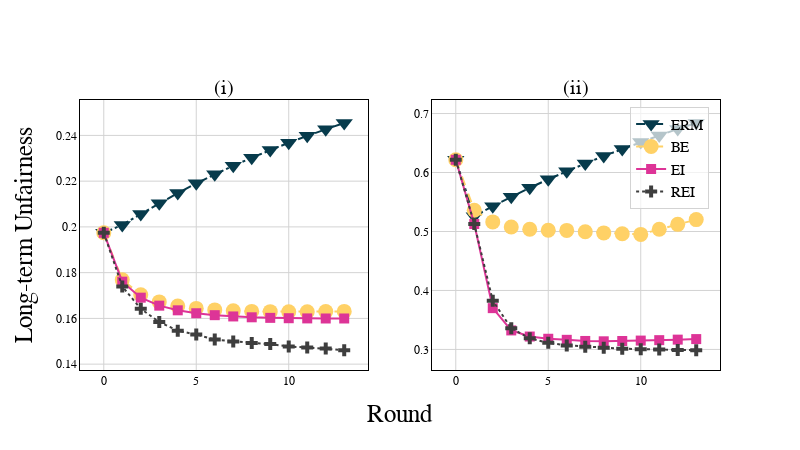

This figure's notebook cell:
### Code cell
colors = [
    '#073B4C',
    '#FFD166',
    '#06D6A0',
    '#118AB2',
    '#DD3497',
    '#3e3e3e',
    '#AE017E',
    '#7A0177',
    '#49006A',
]

fig = make_subplots(rows=1, cols=2, subplot_titles=['(i)', '(ii)'], x_title='Round', y_title='Long-term Unfairness', )
n = 14
fig.add_traces([
    go.Scatter(y=true_df1[:n]['wd'], name='ERM', marker=dict(color=colors[0], symbol='triangle-down', size=15), line=dict(dash='dashdot'), showlegend=False), 
    go.Scatter(y=be_df1[:n]['wd'], name='BE', marker=dict(color=colors[1], symbol='circle', size=15), line=dict(dash='dash'), showlegend=False), 
    go.Scatter(y=ei_df1[:n]['wd'], name='EI', marker=dict(color=colors[4], symbol='square', size=10), line=dict(dash='solid'), showlegend=False), 
    go.Scatter(y=rei_df1[:n]['wd'], name='REI', marker=dict(color=colors[5], symbol='cross', size=10), line=dict(dash='dot'), showlegend=False), 
    
    go.Scatter(y=true_df2[:n]['wd'], name='ERM', marker=dict(color=colors[0], symbol='triangle-down', size=15), line=dict(dash='dashdot')), 
    go.Scatter(y=be_df2[:n]['wd'], name='BE', marker=dict(color=colors[1], symbol='circle', size=15), line=dict(dash='dash')), 
    go.Scatter(y=ei_df2[:n]['wd'], name='EI', marker=dict(color=colors[4], symbol='square', size=10), line=dict(dash='solid')), 
    go.Scatter(y=rei_df2[:n]['wd'], name='REI', marker=dict(color=colors[5], symbol='cross', size=10), line=dict(dash='dot')), 
    ],
    rows=[1,1,1,1,1,1,1,1], 
    cols=[1,1,1,1,2,2,2,2]
)

fig.update_layout(
        width = 800,
        height = 450,
        plot_bgcolor='white',
        paper_bgcolor='white',
        font=dict(
            family='Times New Roman', 
            color='black'
            ),
        legend=dict(
            x=0.983, 
            y=0.975, 
            xanchor='right',
            font=dict(size=15), 
            bgcolor='rgba(255, 255, 255, 0.7)',
            bordercolor='lightgrey',
            borderwidth=1,
            entrywidth=0.1,
            entrywidthmode='pixels',
            ),
        )
    
fig.update_xaxes(
    title=dict(
        font=dict(size=25)
        ), 
    showline=True, 
    mirror=True,
    linecolor='black', 
    gridcolor='lightgrey', 
    zerolinewidth=1,
    zerolinecolor='lightgrey',
    )

fig.update_yaxes(
    title=dict(
        font=dict(size=25), 
        ), 
    showline=True, 
    mirror=True,
    linecolor='black', 
    gridcolor='lightgrey',
    zerolinewidth=1,
    zerolinecolor='lightgrey',
    )

fig.layout.annotations[-4]['font'] = dict(size=20)
fig.layout.annotations[-3]['font'] = dict(size=20)
fig.layout.annotations[-2]['font'] = dict(size=25)
fig.layout.annotations[-1]['font'] = dict(size=25)

fig.show()

### Figure 1 — Plotly figure (JSON) as saved in the notebook; plotly's stock layout.template omitted (floating-point values rounded to 4 significant figures)
{"data": [{"line": {"dash": "dashdot"}, "marker": {"color": "#073B4C", "size": 15, "symbol": "triangle-down"}, "name": "ERM", "showlegend": false, "type": "scatter", "xaxis": "x", "y": [0.1974, 0.2009, 0.2056, 0.2103, 0.2148, 0.219, 0.223, 0.2267, 0.2302, 0.2336, 0.2368, 0.2398, 0.2427, 0.2455], "yaxis": "y"}, {"line": {"dash": "dash"}, "marker": {"color": "#FFD166", "size": 15, "symbol": "circle"}, "name": "BE", "showlegend": false, "type": "scatter", "xaxis": "x", "y": [0.1974, 0.1768, 0.1704, 0.1672, 0.1654, 0.1644, 0.1637, 0.1633, 0.1631, 0.1629, 0.1629, 0.1629, 0.163, 0.1631], "yaxis": "y"}, {"line": {"dash": "solid"}, "marker": {"color": "#DD3497", "size": 10, "symbol": "square"}, "name": "EI", "showlegend": false, "type": "scatter", "xaxis": "x", "y": [0.1974, 0.1761, 0.1691, 0.1656, 0.1635, 0.1623, 0.1614, 0.1609, 0.1605, 0.1602, 0.1601, 0.16, 0.16, 0.16], "yaxis": "y"}, {"line": {"dash": "dot"}, "marker": {"color": "#3e3e3e", "size": 10, "symbol": "cross"}, "name": "REI", "showlegend": false, "type": "scatter", "xaxis": "x", "y": [0.1974, 0.174, 0.1642, 0.1584, 0.1546, 0.1529, 0.1508, 0.1499, 0.1493, 0.1488, 0.1477, 0.1473, 0.1468, 0.1461], "yaxis": "y"}, {"line": {"dash": "dashdot"}, "marker": {"color": "#073B4C", "size": 15, "symbol": "triangle-down"}, "name": "ERM", "type": "scatter", "xaxis": "x2", "y": [0.6215, 0.5259, 0.5427, 0.5588, 0.5741, 0.5885, 0.6022, 0.6153, 0.6279, 0.64, 0.6517, 0.6629, 0.6737, 0.6842], "yaxis": "y2"}, {"line": {"dash": "dash"}, "marker": {"color": "#FFD166", "size": 15, "symbol": "circle"}, "name": "BE", "type": "scatter", "xaxis": "x2", "y": [0.6215, 0.536, 0.5162, 0.5076, 0.5037, 0.5022, 0.5018, 0.4995, 0.4976, 0.4962, 0.4951, 0.5038, 0.5121, 0.5201], "yaxis": "y2"}, {"line": {"dash": "solid"}, "marker": {"color": "#DD3497", "size": 10, "symbol": "square"}, "name": "EI", "type": "scatter", "xaxis": "x2", "y": [0.6215, 0.5127, 0.37, 0.3322, 0.3219, 0.3181, 0.3163, 0.3144, 0.3138, 0.3143, 0.315, 0.3157, 0.3166, 0.3175], "yaxis": "y2"}, {"line": {"dash": "dot"}, "marker": {"color": "#3e3e3e", "size": 10, "symbol": "cross"}, "name": "REI", "type": "scatter", "xaxis": "x2", "y": [0.6215, 0.5127, 0.3826, 0.3359, 0.3188, 0.3112, 0.3069, 0.3046, 0.3027, 0.3013, 0.3005, 0.2997, 0.2991, 0.2986], "yaxis": "y2"}], "layout": {"annotations": [{"font": {"size": 20}, "showarrow": false, "text": "(i)", "x": 0.225, "xanchor": "center", "xref": "paper", "y": 1, "yanchor": "bottom", "yref": "paper"}, {"font": {"size": 20}, "showarrow": false, "text": "(ii)", "x": 0.775, "xanchor": "center", "xref": "paper", "y": 1, "yanchor": "bottom", "yref": "paper"}, {"font": {"size": 25}, "showarrow": false, "text": "Round", "x": 0.5, "xanchor": "center", "xref": "paper", "y": 0, "yanchor": "top", "yref": "paper", "yshift": -30}, {"font": {"size": 25}, "showarrow": false, "text": "Long-term Unfairness", "textangle": -90, "x": 0, "xanchor": "right", "xref": "paper", "xshift": -40, "y": 0.5, "yanchor": "middle", "yref": "paper"}], "font": {"color": "black", "family": "Times New Roman"}, "height": 450, "legend": {"bgcolor": "rgba(255, 255, 255, 0.7)", "bordercolor": "lightgrey", "borderwidth": 1, "entrywidth": 0.1, "entrywidthmode": "pixels", "font": {"size": 15}, "x": 0.983, "xanchor": "right", "y": 0.975}, "paper_bgcolor": "white", "plot_bgcolor": "white", "width": 800, "xaxis": {"anchor": "y", "domain": [0, 0.45], "gridcolor": "lightgrey", "linecolor": "black", "mirror": true, "showline": true, "title": {"font": {"size": 25}}, "zerolinecolor": "lightgrey", "zerolinewidth": 1}, "xaxis2": {"anchor": "y2", "domain": [0.55, 1], "gridcolor": "lightgrey", "linecolor": "black", "mirror": true, "showline": true, "title": {"font": {"size": 25}}, "zerolinecolor": "lightgrey", "zerolinewidth": 1}, "yaxis": {"anchor": "x", "domain": [0, 1], "gridcolor": "lightgrey", "linecolor": "black", "mirror": true, "showline": true, "title": {"font": {"size": 25}}, "zerolinecolor": "lightgrey", "zerolinewidth": 1}, "yaxis2": {"anchor": "x2", "domain": [0, 1], "gridcolor": "lightgrey", "linecolor": "black", "mirror": true, "showline": true, "title": {"font": {"size": 25}}, "zerolinecolor": "lightgrey", "zerolinewidth": 1}}}
